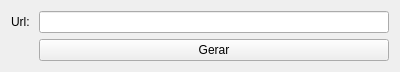
<?xml version="1.0" encoding="UTF-8"?>
<ui version="4.0">
 <class>LinkCreatForm</class>
 <widget class="QWidget" name="LinkCreatForm">
  <property name="geometry">
   <rect>
    <x>0</x>
    <y>0</y>
    <width>400</width>
    <height>67</height>
   </rect>
  </property>
  <property name="windowTitle">
   <string>Form</string>
  </property>
  <layout class="QFormLayout" name="formLayout">
   <item row="0" column="0">
    <widget class="QLabel" name="label">
     <property name="text">
      <string>Url: </string>
     </property>
    </widget>
   </item>
   <item row="0" column="1">
    <widget class="QLineEdit" name="lineEdit_link"/>
   </item>
   <item row="1" column="1">
    <widget class="QPushButton" name="pushButton">
     <property name="text">
      <string>Gerar</string>
     </property>
    </widget>
   </item>
  </layout>
 </widget>
 <resources/>
 <connections/>
</ui>
